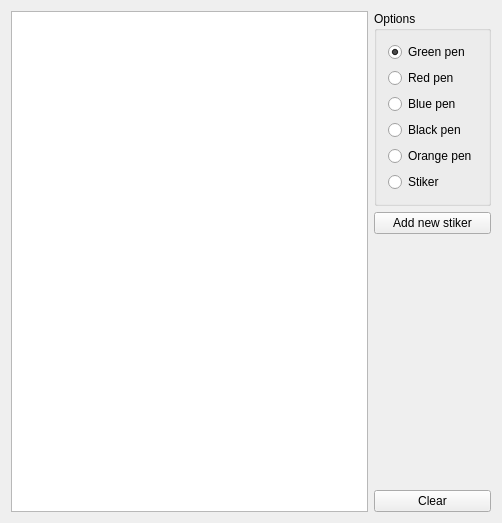
<?xml version="1.0" encoding="UTF-8"?>
<ui version="4.0">
 <class>Paint</class>
 <widget class="QWidget" name="Paint">
  <property name="geometry">
   <rect>
    <x>0</x>
    <y>0</y>
    <width>502</width>
    <height>523</height>
   </rect>
  </property>
  <property name="windowTitle">
   <string>Paint</string>
  </property>
  <layout class="QHBoxLayout" name="horizontalLayout">
   <item>
    <widget class="QGraphicsView" name="graphicsView"/>
   </item>
   <item>
    <layout class="QVBoxLayout" name="verticalLayout_2">
     <item>
      <widget class="QGroupBox" name="groupBox">
       <property name="title">
        <string>Options</string>
       </property>
       <property name="flat">
        <bool>true</bool>
       </property>
       <property name="checkable">
        <bool>false</bool>
       </property>
       <layout class="QVBoxLayout" name="verticalLayout">
        <item>
         <widget class="QRadioButton" name="rb_green">
          <property name="text">
           <string>Green pen</string>
          </property>
          <property name="checked">
           <bool>true</bool>
          </property>
         </widget>
        </item>
        <item>
         <widget class="QRadioButton" name="rb_red">
          <property name="text">
           <string>Red pen</string>
          </property>
         </widget>
        </item>
        <item>
         <widget class="QRadioButton" name="rb_blue">
          <property name="text">
           <string>Blue pen</string>
          </property>
         </widget>
        </item>
        <item>
         <widget class="QRadioButton" name="rb_black">
          <property name="text">
           <string>Black pen</string>
          </property>
         </widget>
        </item>
        <item>
         <widget class="QRadioButton" name="rb_orange">
          <property name="text">
           <string>Orange pen</string>
          </property>
         </widget>
        </item>
        <item>
         <widget class="QRadioButton" name="rb_stiker">
          <property name="text">
           <string>Stiker</string>
          </property>
         </widget>
        </item>
       </layout>
      </widget>
     </item>
     <item>
      <widget class="QPushButton" name="pb_addNewStiker">
       <property name="text">
        <string>Add new stiker</string>
       </property>
      </widget>
     </item>
     <item>
      <spacer name="verticalSpacer">
       <property name="orientation">
        <enum>Qt::Vertical</enum>
       </property>
       <property name="sizeHint" stdset="0">
        <size>
         <width>20</width>
         <height>40</height>
        </size>
       </property>
      </spacer>
     </item>
     <item>
      <widget class="QPushButton" name="pb_clear">
       <property name="text">
        <string>Clear</string>
       </property>
      </widget>
     </item>
    </layout>
   </item>
  </layout>
 </widget>
 <layoutdefault spacing="6" margin="11"/>
 <resources/>
 <connections/>
</ui>
